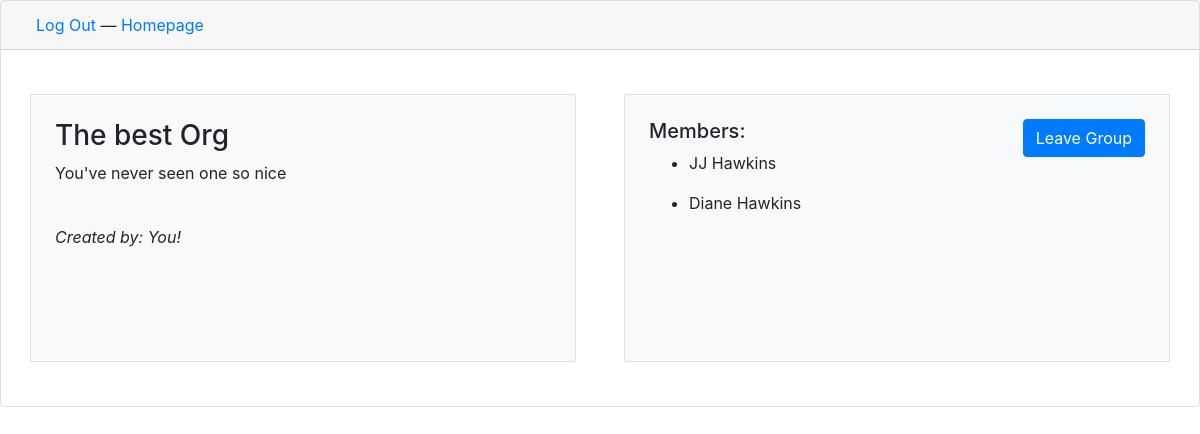
Page /org/3 (signed in) on the committed database.
### main_app/models.py (models this page shows)
class Organization(models.Model):
    name = models.CharField(max_length=255)
    description = models.TextField()
    created_at = models.DateTimeField(auto_now_add = True)
    updated_at = models.DateTimeField(auto_now = True)
    uploaded_by = models.ForeignKey(User, related_name="organization_uploaded", on_delete = models.CASCADE)
    joined_by = models.ManyToManyField(User, related_name="joined_organizations")
    objects = OrganizationManager()

class User(models.Model):
    first_name = models.CharField(max_length=255)
    last_name = models.CharField(max_length=255)
    email = models.CharField(max_length=255)
    password = models.CharField(max_length=255)
    created_at = models.DateTimeField(auto_now_add = True)
    updated_at = models.DateTimeField(auto_now = True)
    objects = UserManager()

### main_app/views.py (the view)
# urls.py: path('org/<int:org_id>', views.org_info),
def org_info(request, org_id):
    context = {
        "user": User.objects.get(id=request.session['user_id']),
        "org": Organization.objects.get(id=org_id),
    }
    return render (request, 'org_info.html', context)

### main_app/templates/org_info.html (shortened to what this page needs)
<!DOCTYPE html>
<html lang="en">
<head>
    <link rel="stylesheet" href="https://stackpath.bootstrapcdn.com/bootstrap/4.3.1/css/bootstrap.min.css">
</head>
<body>
    <div class="card">
        <div class="card-header">
            <div class="col float-right">
                <a href="/logout">Log Out</a> &mdash;
                <a href="/homepage">Homepage</a>
            </div>
        </div>
        <div class="row card-body">
            <div class="col p-4 bg-light m-4 border">
                    <h3>{{ org.name }}</h3>
                    <p>{{ org.description }}</p>
                    <br>
                    {% if user == org.uploaded_by %}
                        <p class="font-italic">Created by: You!</p>
                    {% else %}
                        <p class="font-italic">Created by: {{ org.uploaded_by.first_name }} {{ org.uploaded_by.last_name }}</p>
                    {% endif %}
                    <br>
                    <br>
                    <br>
            </div>
            <div class="col p-4 bg-light m-4 border">
                {% if user not in org.joined_by.all %}
                    <a href="/org/{{ org.id }}/join" type="button" class="btn btn-primary float-right">Join Group</a>
                {% else %}
                    <a href="/org/{{ org.id }}/leave" type="button" class="btn btn-primary float-right">Leave Group</a>
                {% endif %}
                <h5>Members:</h5>
                {% for members in org.joined_by.all %}
                    <ul>
                        <li>{{ members.first_name }} {{ members.last_name }}</li>
                    </ul>
                {% endfor %}
            </div>
        </div>
    </div>
</body>
</html>

### rows in the picture
Organization: name "The best Org", description "You've never seen one so nice"
User: first_name "JJ", last_name "Hawkins"
User: first_name "Diane", last_name "Hawkins"
